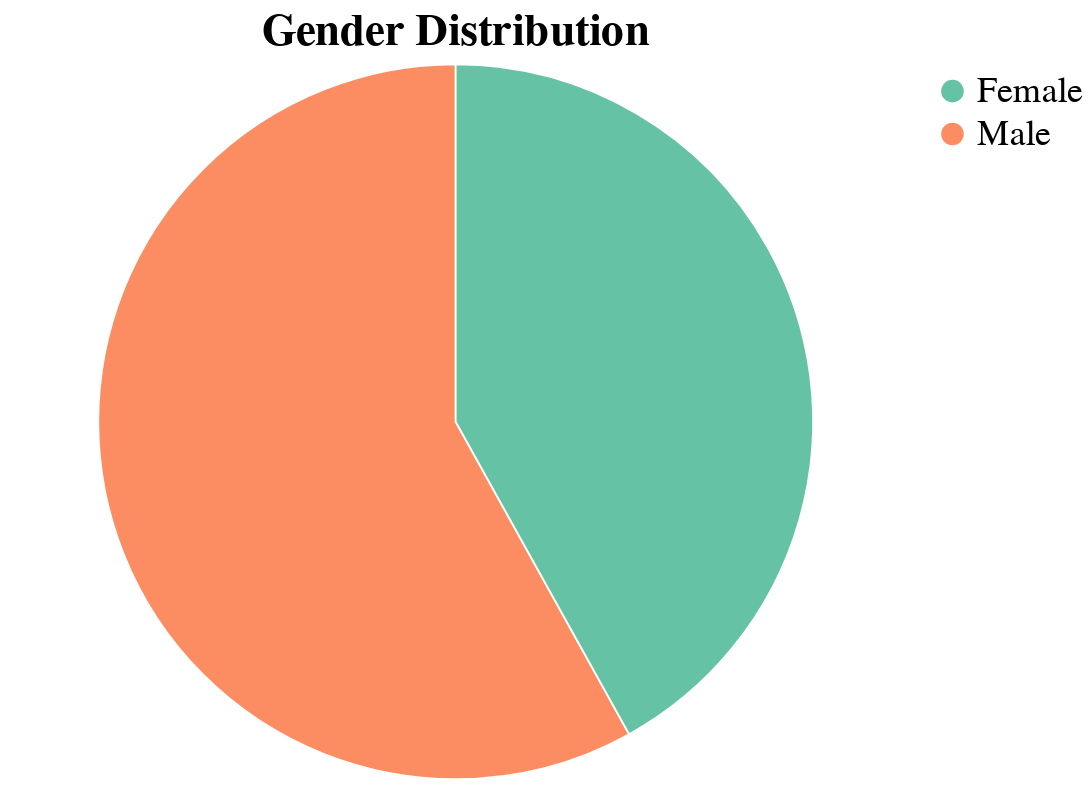

Source (notebook cell):
### Code cell
gender_counts = df['Gender'].value_counts().reset_index()
gender_counts.columns = ['Gender', 'Count']
gender_chart = alt.Chart(gender_counts).mark_arc(stroke='white').encode(
    theta=alt.Theta(field="Count", type="quantitative"),
    color=alt.Color('Gender:N', scale=alt.Scale(scheme='set2')),
    tooltip=['Gender', 'Count']
).properties(
    width=500,
    height=400,
    title='Gender Distribution'
).configure_title(
    fontSize=25
).configure_legend(
    titleFontSize=0,
    labelFontSize=20,
    symbolSize=200  
)


gender_chart

### Figure 1 — Vega-Lite specification as saved in the notebook (floating-point values rounded to 4 significant figures)
{"config": {"view": {"continuousWidth": 300, "continuousHeight": 300}, "legend": {"labelFontSize": 20, "symbolSize": 200, "titleFontSize": 0}, "title": {"fontSize": 25}}, "data": {"name": "data-9dda3fa691191369d6b5412b6e11dab5"}, "mark": {"type": "arc", "stroke": "white"}, "encoding": {"color": {"field": "Gender", "scale": {"scheme": "set2"}, "type": "nominal"}, "theta": {"field": "Count", "type": "quantitative"}, "tooltip": [{"field": "Gender", "type": "nominal"}, {"field": "Count", "type": "quantitative"}]}, "height": 400, "title": "Gender Distribution", "width": 500, "$schema": "https://vega.github.io/schema/vega-lite/v5.17.0.json", "datasets": {"data-9dda3fa691191369d6b5412b6e11dab5": [{"Gender": "Male", "Count": 36}, {"Gender": "Female", "Count": 26}]}}
